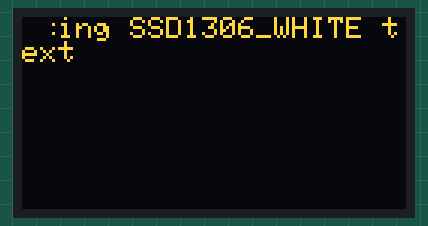
Simulated run of this sketch. Board: Arduino Uno, built with avr-gcc and run on an emulated ATmega328P. Parts: 128×64 one-colour display. The OLED is the two-colour kind (top 16 rows yellow).

Above: at 0.1 s.

The sketch:

ssd1306.ino
```cpp
// Synthetic test sketch: SSD1306 status display (not a real project)
#include <Wire.h>
#include <Adafruit_GFX.h>
#include <Adafruit_SSD1306.h>

Adafruit_SSD1306 display(128, 64, &Wire, -1);

void setup() {
  if (!display.begin(SSD1306_SWITCHCAPVCC, 0x3C)) {
    for (;;);
  }
  display.clearDisplay();
  display.setTextColor(SSD1306_WHITE);
  display.println("Using SSD1306_WHITE text");
  display.display();
}

void loop() {
  display.fillRect(0, 0, 10, 10, SSD1306_BLACK);
  display.display();
}
```
